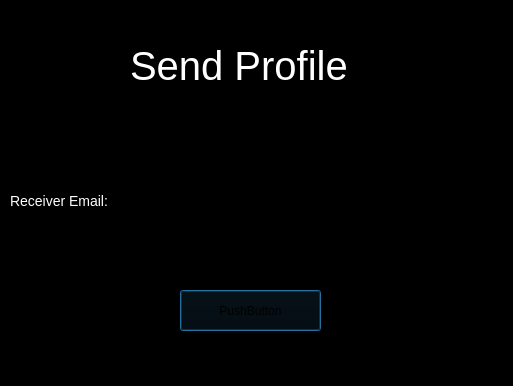
<?xml version="1.0" encoding="UTF-8"?>
<ui version="4.0">
 <class>SendEmailPopup</class>
 <widget class="QDialog" name="SendEmailPopup">
  <property name="geometry">
   <rect>
    <x>0</x>
    <y>0</y>
    <width>513</width>
    <height>386</height>
   </rect>
  </property>
  <property name="windowTitle">
   <string>Dialog</string>
  </property>
  <property name="styleSheet">
   <string notr="true">background-color:#000000;</string>
  </property>
  <widget class="QLabel" name="label">
   <property name="geometry">
    <rect>
     <x>130</x>
     <y>30</y>
     <width>231</width>
     <height>71</height>
    </rect>
   </property>
   <property name="styleSheet">
    <string notr="true">color:#ffffff;font-size:40px;</string>
   </property>
   <property name="text">
    <string>Send Profile </string>
   </property>
  </widget>
  <widget class="QPushButton" name="pushButton">
   <property name="geometry">
    <rect>
     <x>180</x>
     <y>290</y>
     <width>141</width>
     <height>41</height>
    </rect>
   </property>
   <property name="text">
    <string>PushButton</string>
   </property>
  </widget>
  <widget class="QPlainTextEdit" name="plainTextEdit">
   <property name="geometry">
    <rect>
     <x>120</x>
     <y>170</y>
     <width>261</width>
     <height>51</height>
    </rect>
   </property>
  </widget>
  <widget class="QLabel" name="label_2">
   <property name="geometry">
    <rect>
     <x>10</x>
     <y>190</y>
     <width>101</width>
     <height>21</height>
    </rect>
   </property>
   <property name="styleSheet">
    <string notr="true">color:#ffffff; font-size:14px;</string>
   </property>
   <property name="text">
    <string>Receiver Email:</string>
   </property>
  </widget>
 </widget>
 <resources/>
 <connections/>
</ui>
